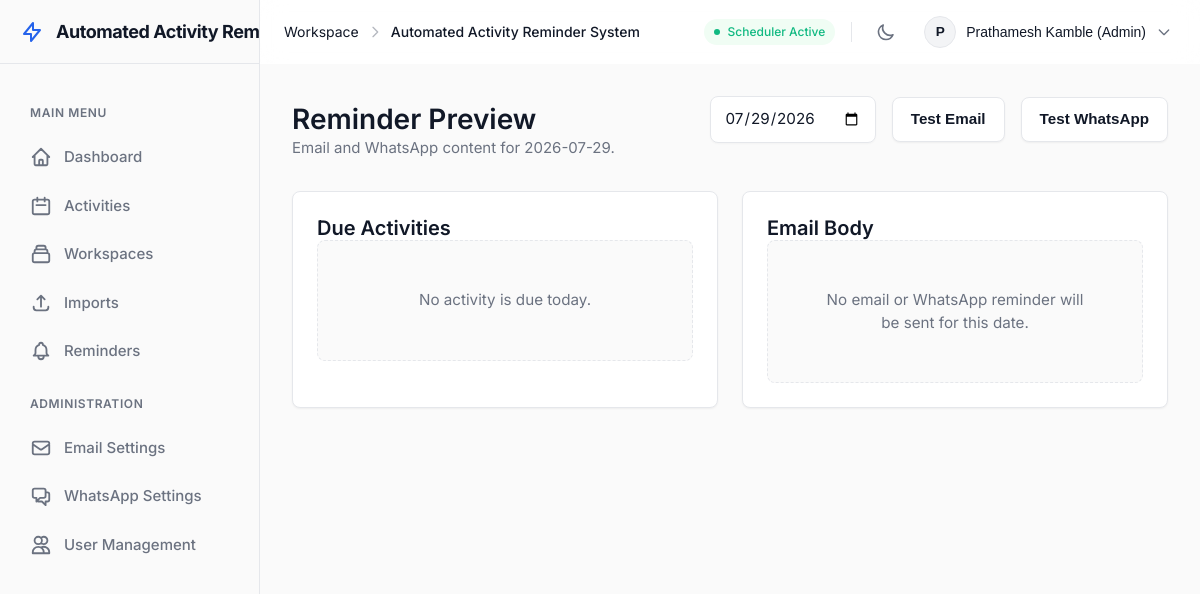
/reminders/preview (signed in), run on the app's committed database.
### src/db/models.py (models this page shows)
class User(Base):
    __tablename__ = "users"
    id = Column(Integer, primary_key=True)
    username = Column(String(100), unique=True, nullable=False, index=True) # Kept for legacy compatibility if needed
    email = Column(String(255), unique=True, nullable=False, index=True)
    display_name = Column(String(150), nullable=False)
    password_hash = Column(String(255), nullable=False)
    role = Column(String(20), nullable=False, default="employee")
    is_active = Column(Boolean, nullable=False, default=True)
    email_verified = Column(Boolean, nullable=False, default=False)
    must_change_password = Column(Boolean, nullable=False, default=False)
    created_at = Column(DateTime, nullable=False, default=datetime.utcnow)
    password_reset_tokens = relationship("PasswordResetToken", back_populates="user", cascade="all, delete-orphan")
    email_verification_tokens = relationship("EmailVerificationToken", back_populates="user", cascade="all, delete-orphan")
    login_history = relationship("LoginHistory", back_populates="user", cascade="all, delete-orphan")
    activities = relationship("ActivityRecord", back_populates="assigned_user")

### src/web/app.py (the view)
@app.get("/reminders/preview", response_class=HTMLResponse)
def reminders_preview(request: Request, preview_date: str = None) -> typing.Any:
    db = get_db()
    try:
        user = require_login(request, db)
        if isinstance(user, RedirectResponse):
            return user
        target_date = date.today()
        if preview_date:
            try:
                target_date = date.fromisoformat(preview_date)
            except ValueError:
                pass
        from src.services.reminder_service import get_due_domain_activities, build_preview_content
        due_activities = get_due_domain_activities(db, logger, target_date)
        content = build_preview_content(db, logger, target_date)
        return render(
            request,
            "reminders_preview.html",
            {"due_activities": due_activities, "content": content, "preview_date": target_date.isoformat()},
            user,
        )
    finally:
        close_db(db)

### src/web/templates/reminders_preview.html
{% extends "base.html" %}
{% block content %}
<section class="page-heading">
  <div>
    <h1>Reminder Preview</h1>
    <p>Email and WhatsApp content for {{ preview_date }}.</p>
  </div>
  <div class="action-row">
    <form method="get" action="/reminders/preview" style="display: flex; gap: 0.5rem; align-items: center;">
      <input type="date" name="preview_date" value="{{ preview_date }}" class="input" onchange="this.form.submit()">
    </form>
    {% if user.is_owner %}
      <form method="post" action="/reminders/send-test-email"><button type="submit" class="button">Test Email</button></form>
      <form method="post" action="/reminders/send-test-whatsapp"><button type="submit" class="button">Test WhatsApp</button></form>
    {% endif %}
  </div>
</section>
<section class="two-column">
  <div class="panel">
    <h2>Due Activities</h2>
    {% if due_activities %}
      <ol class="clean-list numbered">
        {% for activity in due_activities %}
          <li>{{ activity.activity }}</li>
        {% endfor %}
      </ol>
    {% else %}
      <p class="empty">No activity is due today.</p>
    {% endif %}
  </div>
  <div class="panel">
    <h2>Email Body</h2>
    {% if content %}
      <div class="email-preview" style="border: 1px solid var(--border-color); padding: 1rem; border-radius: 4px; background: var(--bg-surface);">{{ content.body | safe }}</div>
    {% else %}
      <p class="empty">No email or WhatsApp reminder will be sent for this date.</p>
    {% endif %}
  </div>
</section>
{% endblock %}

### src/web/templates/base.html (shortened to what this page needs)
<!doctype html>
<html lang="en">
<head>
  <link rel="stylesheet" href="{{ request.url_for('static', path='styles.css') }}">
</head>
<body>
  <div class="app-shell">
    <aside class="app-sidebar" id="app-sidebar">
      <div class="sidebar-header">
        <a class="sidebar-brand" href="/dashboard">
          <svg class="brand-icon" fill="none" stroke="currentColor" stroke-width="2" viewBox="0 0 24 24"><path stroke-linecap="round" stroke-linejoin="round" d="M13 10V3L4 14h7v7l9-11h-7z"></path></svg>
          <span class="sidebar-brand-text">{{ app_name }}</span>
        </a>
      </div>
      <div class="sidebar-nav">
        {% if user %}
          <div class="sidebar-nav-heading">Main Menu</div>
          <a href="/dashboard">
            <svg class="nav-icon" fill="none" stroke="currentColor" viewBox="0 0 24 24"><path stroke-linecap="round" stroke-linejoin="round" stroke-width="2" d="M3 12l2-2m0 0l7-7 7 7M5 10v10a1 1 0 001 1h3m10-11l2 2m-2-2v10a1 1 0 01-1 1h-3m-6 0a1 1 0 001-1v-4a1 1 0 011-1h2a1 1 0 011 1v4a1 1 0 001 1m-6 0h6"></path></svg>
            <span class="nav-text">Dashboard</span>
          </a>
          <a href="/activities">
            <svg class="nav-icon" fill="none" stroke="currentColor" viewBox="0 0 24 24"><path stroke-linecap="round" stroke-linejoin="round" stroke-width="2" d="M8 7V3m8 4V3m-9 8h10M5 21h14a2 2 0 002-2V7a2 2 0 00-2-2H5a2 2 0 00-2 2v12a2 2 0 002 2z"></path></svg>
            <span class="nav-text">Activities</span>
          </a>
          <a href="/collections">
            <svg class="nav-icon" fill="none" stroke="currentColor" viewBox="0 0 24 24"><path stroke-linecap="round" stroke-linejoin="round" stroke-width="2" d="M19 11H5m14 0a2 2 0 012 2v6a2 2 0 01-2 2H5a2 2 0 01-2-2v-6a2 2 0 012-2m14 0V9a2 2 0 00-2-2M5 11V9a2 2 0 012-2m0 0V5a2 2 0 012-2h6a2 2 0 012 2v2M7 7h10"></path></svg>
            <span class="nav-text">Workspaces</span>
          </a>
          <a href="/imports">
            <svg class="nav-icon" fill="none" stroke="currentColor" viewBox="0 0 24 24"><path stroke-linecap="round" stroke-linejoin="round" stroke-width="2" d="M4 16v1a3 3 0 003 3h10a3 3 0 003-3v-1m-4-8l-4-4m0 0L8 8m4-4v12"></path></svg>
            <span class="nav-text">Imports</span>
          </a>
          <a href="/reminders/preview">
            <span class="nav-text">Reminders</span>
          </a>
          {% if user.is_owner %}
            <div class="sidebar-nav-heading">Administration</div>
            <a href="/settings/email">
              <svg class="nav-icon" fill="none" stroke="currentColor" viewBox="0 0 24 24"><path stroke-linecap="round" stroke-linejoin="round" stroke-width="2" d="M3 8l7.89 5.26a2 2 0 002.22 0L21 8M5 19h14a2 2 0 002-2V7a2 2 0 00-2-2H5a2 2 0 00-2 2v10a2 2 0 002 2z"></path></svg>
              <span class="nav-text">Email Settings</span>
            </a>
            <a href="/settings/whatsapp">
              <span class="nav-text">WhatsApp Settings</span>
            </a>
            <a href="/users">
              <svg class="nav-icon" fill="none" stroke="currentColor" viewBox="0 0 24 24"><path stroke-linecap="round" stroke-linejoin="round" stroke-width="2" d="M12 4.354a4 4 0 110 5.292M15 21H3v-1a6 6 0 0112 0v1zm0 0h6v-1a6 6 0 00-9-5.197M13 7a4 4 0 11-8 0 4 4 0 018 0z"></path></svg>
              <span class="nav-text">User Management</span>
            </a>
          {% endif %}
        {% endif %}
      </div>
    </aside>
    <div class="app-content-wrapper">
      <header class="app-navbar">
        <div class="navbar-left">
          <div class="navbar-breadcrumbs desktop-only">
            <span class="breadcrumb-item text-muted">Workspace</span>
            <svg class="breadcrumb-separator" width="16" height="16" fill="none" stroke="currentColor" viewBox="0 0 24 24"><path stroke-linecap="round" stroke-linejoin="round" stroke-width="2" d="M9 5l7 7-7 7"></path></svg>
            <span class="breadcrumb-item fw-500">{{ app_name }}</span>
          </div>
        </div>
        <div class="navbar-right">
          <div class="scheduler-status desktop-only">
            <span class="status-dot pulsing"></span>
            <span class="status-text">Scheduler Active</span>
          </div>
          <button id="theme-toggle" class="icon-button theme-toggle-btn" aria-label="Toggle Theme">
            <svg width="20" height="20" fill="none" stroke="currentColor" stroke-width="2" viewBox="0 0 24 24">
              <path stroke-linecap="round" stroke-linejoin="round" d="M20.354 15.354A9 9 0 018.646 3.646 9.003 9.003 0 0012 21a9.003 9.003 0 008.354-5.646z"></path>
            </svg>
          </button>
          {% if user %}
            <div class="user-profile-menu dropdown-container">
              <button class="user-name profile-dropdown-btn">
                <div class="avatar">{{ user.display_name[:1] | upper }}</div>
                <span class="desktop-only">{{ user.display_name }} ({{ user.role|title }})</span>
                <svg class="dropdown-chevron desktop-only" width="16" height="16" fill="none" stroke="currentColor" viewBox="0 0 24 24"><path stroke-linecap="round" stroke-linejoin="round" stroke-width="2" d="M19 9l-7 7-7-7"></path></svg>
              </button>
            </div>
          {% else %}
            <div class="user-profile-menu">
              <a href="/login" class="button small ghost">Login</a>
              <a href="/signup" class="button small primary">Signup</a>
            </div>
          {% endif %}
        </div>
      </header>
      <main class="page-content">
        <div class="page">
          {% block content %}{% endblock %}
        </div>
      </main>
    </div>
  </div>
</body>
</html>

### data on the page
User: display_name "P", display_name "Prathamesh Kamble", role "Admin"

### other printed values
{{ app_name }} "Automated Activity…"
{{ app_name }} "Automated Activity Reminder System"
{{ preview_date }} "2026-07-29"
